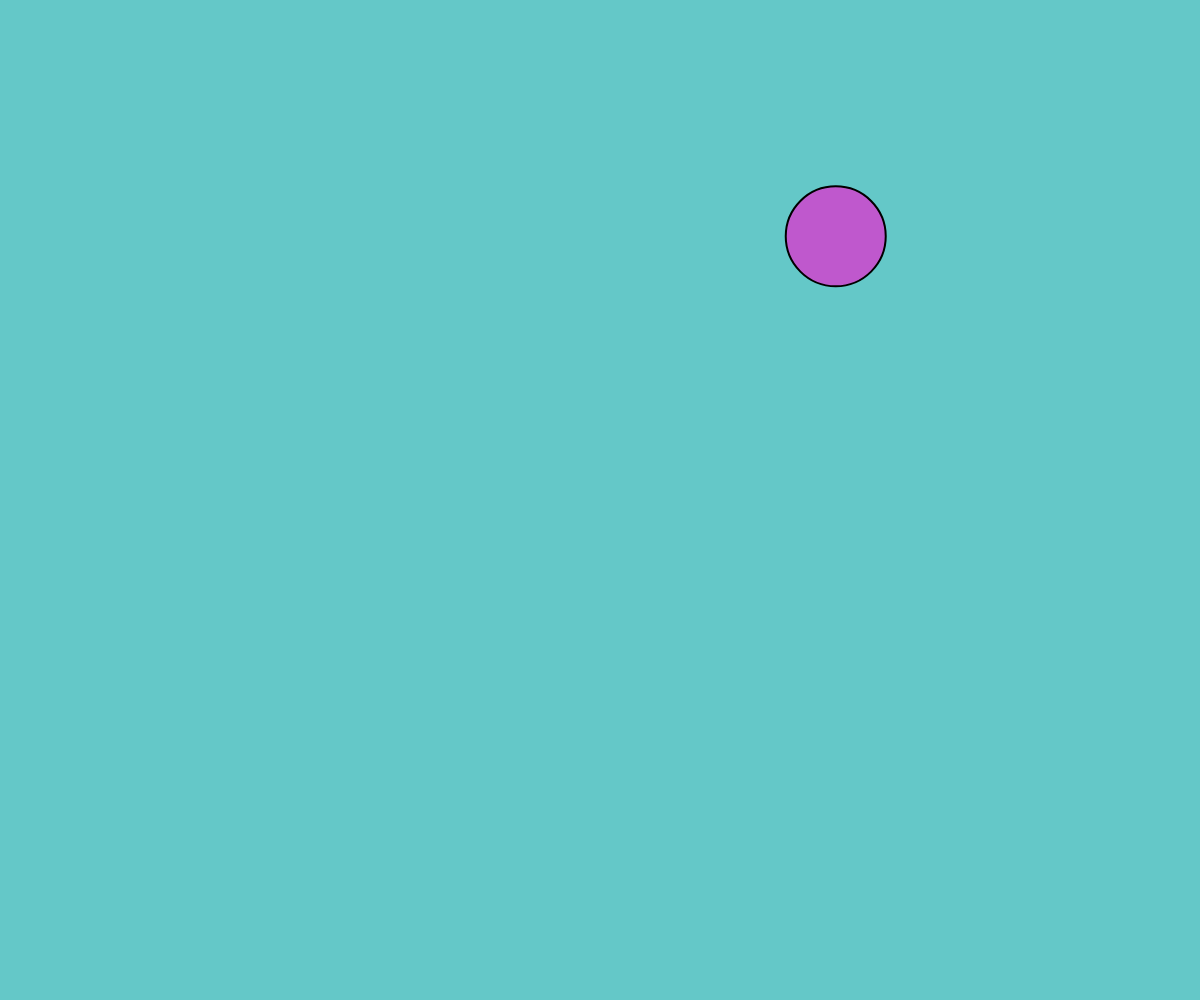
Frame 1 (no input)
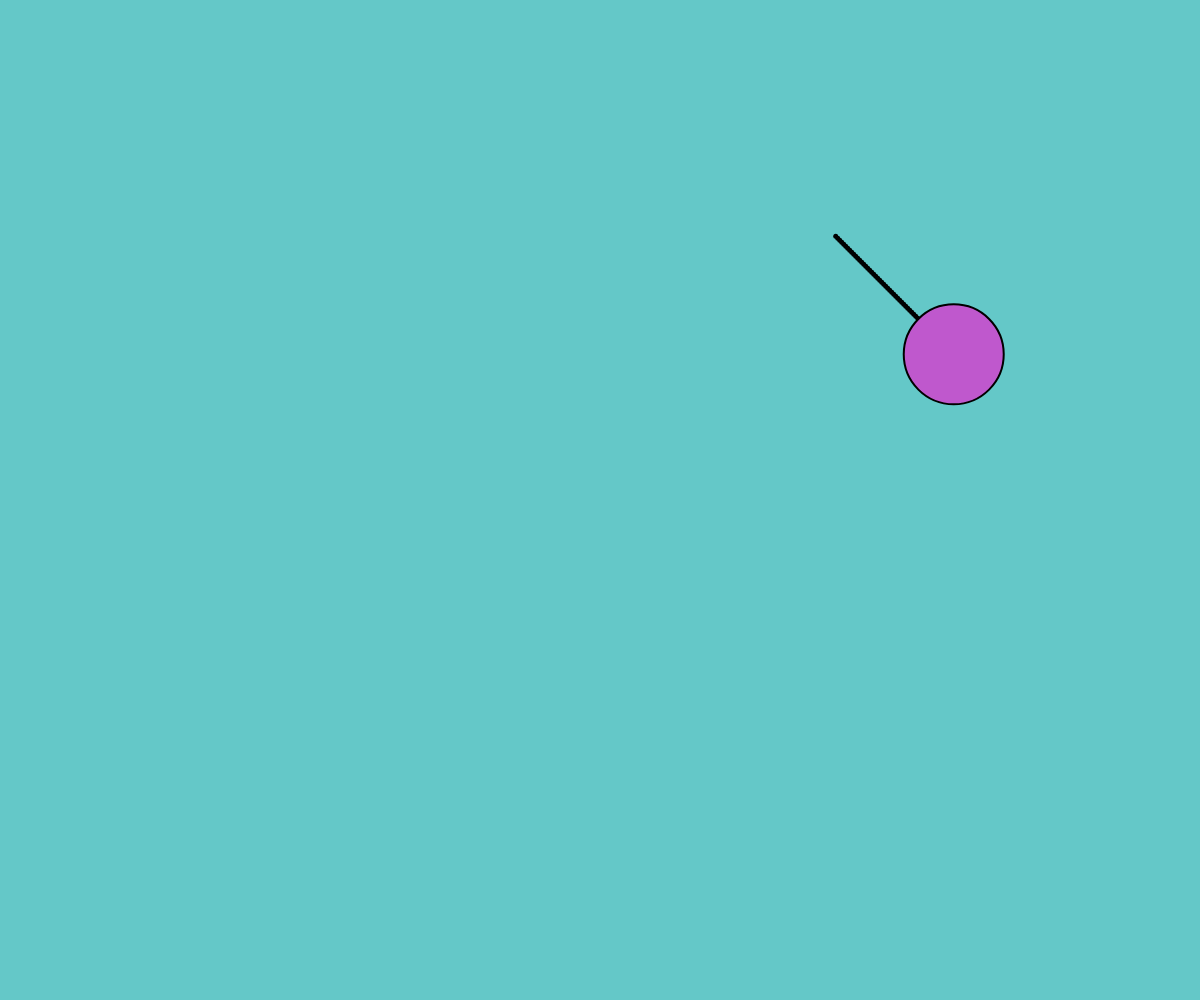
Frame 60 (no input)
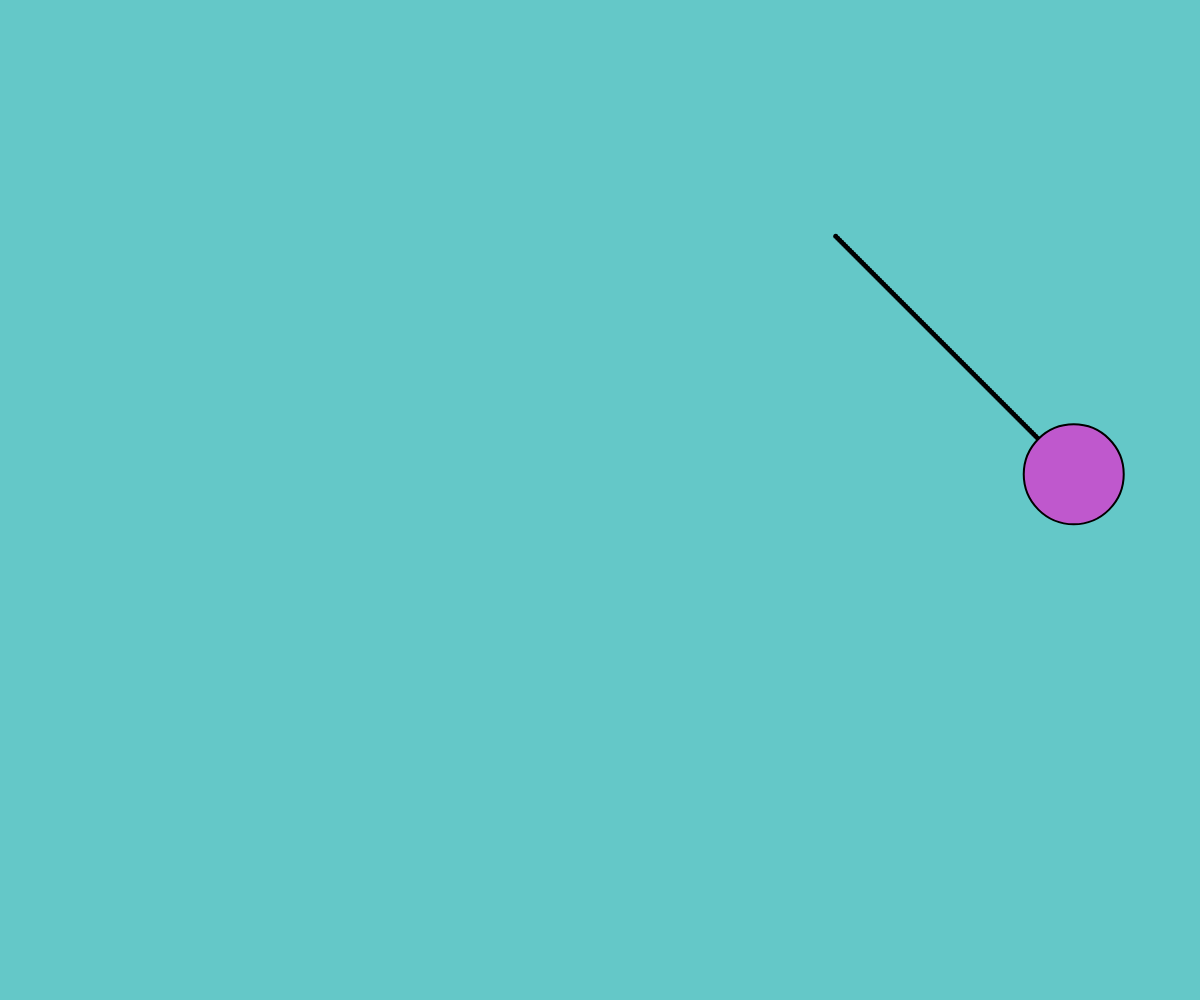
Frame 120 (the mouse pressed at the canvas centre since frame 60)

The p5.js sketch that drew these frames (run headless with seeded random() and noise() and a simulated clock; from frame 60 on, the mouse is pressed at the canvas centre):

// p5.js sketch
// ── sketch.js
function setup() 
{
    Width = windowWidth
    Height = windowHeight
    createCanvas(Width, Height)
    trail_canvas = createGraphics(width, height)
    // trail_canvas.background(100,0,100)
    trail_canvas.clear()

    radius = 50
    x = random(radius, Width-radius)
    y = random(radius, Height-radius)
    x_dir = y_dir = 1
    vel = 2
    fill(random(255), random(255), random(255))
}


function draw() 
{
    // image(trail_canvas,0,0)
    background(100,200,200)
    image(trail_canvas,0,0)
    
    strokeWeight(2)
    circle(x, y, radius*2)
    trail_canvas.strokeWeight(5)
    trail_canvas.point(x,y)

    if (x < radius || x > Width-radius)
    {
        x_dir *= -1
        // fill(random(255), random(255), random(255))
    }
    if (y < radius || y > Height-radius)
    {
        y_dir *= -1
        // fill(random(255), random(255), random(255))
    }

    x += vel*x_dir
    y += vel*y_dir

}

function mousePressed()
{
    noLoop()
}
